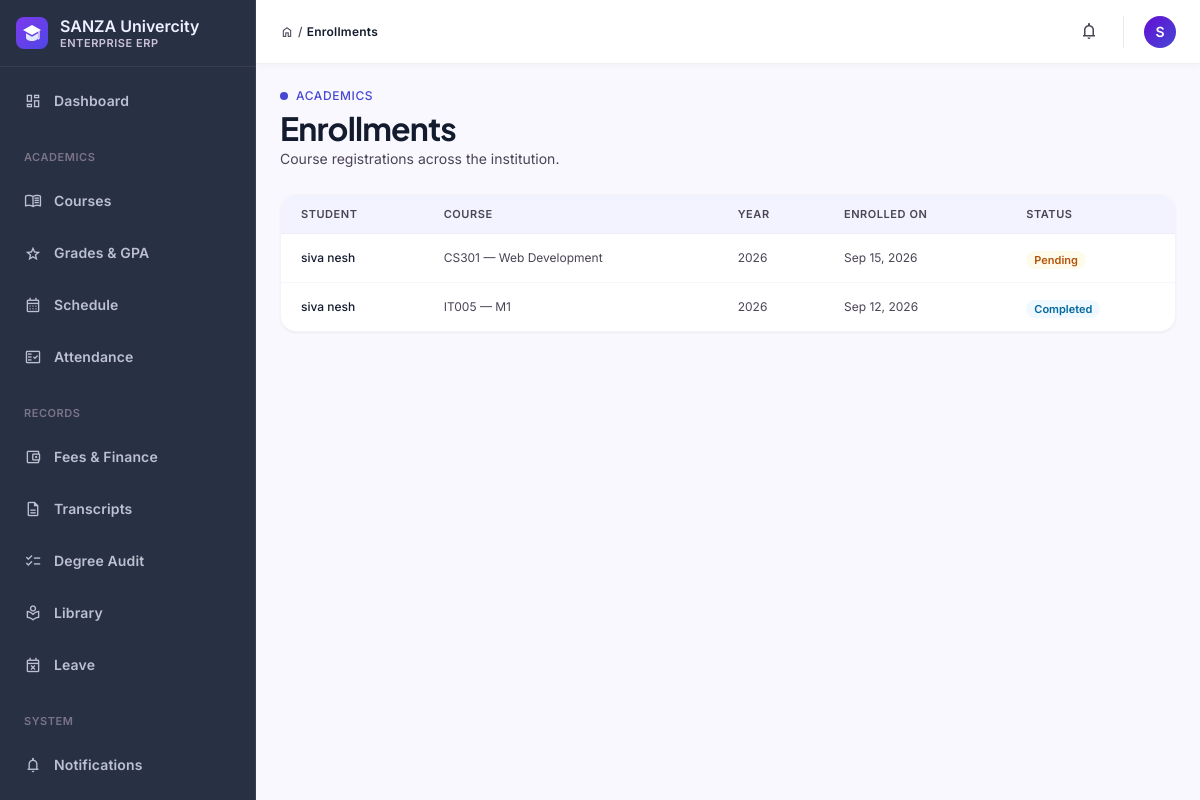
Screenshot of /students/enrollments/ (signed in) with the database file from the repository.
### students/models.py (models this page shows, shortened)
class User(AbstractUser):
    ROLE_CHOICES = (
        ('admin', 'Administrator'),
        ('faculty', 'Faculty/Instructor'),
        ('student', 'Student'),
    )
    role = models.CharField(max_length=20, choices=ROLE_CHOICES, default='student')
    phone = models.CharField(max_length=20, blank=True, null=True)
    department = models.CharField(max_length=100, blank=True, null=True)
    enrollment_year = models.IntegerField(blank=True, null=True)
    class Meta:
        ordering = ['-date_joined']
    def is_admin(self):
        return self.role == 'admin'
    def is_faculty(self):
        return self.role == 'faculty'

class Enrollment(models.Model):
    STATUS_CHOICES = [
        ('enrolled', 'Enrolled'),
        ('completed', 'Completed'),
        ('dropped', 'Dropped'),
        ('pending', 'Pending'),
    ]
    student = models.ForeignKey(Student, on_delete=models.CASCADE, related_name='enrollments')
    course = models.ForeignKey(Course, on_delete=models.CASCADE, related_name='enrollments')
    status = models.CharField(max_length=20, choices=STATUS_CHOICES, default='pending')
    enrollment_date = models.DateTimeField(auto_now_add=True)
    semester_year = models.IntegerField()  # e.g., 2024
    class Meta:
        unique_together = ('student', 'course')
        ordering = ['-enrollment_date']

class Student(models.Model):
    DEPARTMENT_CHOICES = (
        ('cse', 'Computer Science & Engineering'),
        ('ece', 'Electronics & Communication'),
        ('me', 'Mechanical Engineering'),
        ('ce', 'Civil Engineering'),
        ('eee', 'Electrical & Electronics'),
        ('it', 'Information Technology'),
    )
    user = models.OneToOneField(User, on_delete=models.CASCADE, related_name='student_profile', blank=True, null=True)
    name = models.CharField(max_length=120)
    roll_number = models.CharField(max_length=60, unique=True)
    email = models.EmailField(max_length=254)
    phone = models.CharField(max_length=20)
    department = models.CharField(max_length=100, choices=DEPARTMENT_CHOICES)
    date_of_birth = models.DateField()
    enrollment_year = models.IntegerField(blank=True, null=True, default=2024)
    created_at = models.DateTimeField(auto_now_add=True)
    class Meta:
        ordering = ['-created_at']

class Course(models.Model):
    SEMESTER_CHOICES = [
        (1, '1st Semester'),
        (2, '2nd Semester'),
        (3, '3rd Semester'),
        (4, '4th Semester'),
        (5, '5th Semester'),
        (6, '6th Semester'),
        (7, '7th Semester'),
        (8, '8th Semester'),
    ]
    code = models.CharField(max_length=20, unique=True)
    name = models.CharField(max_length=200)
    description = models.TextField(blank=True)
    department = models.ForeignKey(Department, on_delete=models.CASCADE, related_name='courses')
    instructor = models.ForeignKey(Faculty, on_delete=models.SET_NULL, null=True, blank=True, related_name='courses_taught')
    semester = models.IntegerField(choices=SEMESTER_CHOICES)
    credits = models.IntegerField(default=3)
    capacity = models.IntegerField(default=60)
    room = models.CharField(max_length=50, blank=True)
    schedule = models.CharField(max_length=200, blank=True)  # e.g., "MWF 10:00-11:00"
    created_at = models.DateTimeField(auto_now_add=True)
    class Meta:
        ordering = ['department', 'code']
        unique_together = ('code', 'semester')

### students/views.py (the view)
# urls.py: path('enrollments/', views.enrollment_list, name='enrollment_list'),
@login_required(login_url='login')
def enrollment_list(request):
    if request.user.is_admin():
        enrollments = Enrollment.objects.all()
    elif request.user.is_faculty():
        enrollments = Enrollment.objects.filter(course__instructor=request.user.faculty_profile)
    else:
        if hasattr(request.user, 'student_profile'):
            enrollments = Enrollment.objects.filter(student=request.user.student_profile)
        else:
            enrollments = Enrollment.objects.none()
    page = Paginator(enrollments, 15).get_page(request.GET.get('page'))
    context = {'enrollments': page}
    return render(request, 'students/enrollment_list.html', context)

### students/context_processors.py (called while the page is built)
def nav_context(request):
    unread_notifications = 0
    user = getattr(request, 'user', None)
    if user is not None and user.is_authenticated:
        unread_notifications = Notification.objects.filter(
            recipient=user, is_read=False
        ).count()
    return {
        'nav_unread_notifications': unread_notifications,
    }

### students/templates/students/enrollment_list.html (shortened to what this page needs)
{% extends "base.html" %}
{% block breadcrumb %}Enrollments{% endblock %}
{% block content %}
<div class="flex flex-col gap-space-lg">
  <section class="flex flex-col lg:flex-row lg:items-center justify-between gap-space-md">
    <div>
      <div class="flex items-center gap-space-xs text-secondary font-label-md text-label-md tracking-wider uppercase">
        <span class="w-2 h-2 rounded-full bg-secondary"></span> Academics
      </div>
      <h1 class="font-headline-lg text-headline-lg text-on-surface tracking-tight mt-1">Enrollments</h1>
      <p class="font-body-md text-body-md text-on-surface-variant">Course registrations across the institution.</p>
    </div>
  </section>
  <section class="bg-surface-container-lowest rounded-2xl border border-outline-variant/20 shadow-sm overflow-hidden">
    {% if enrollments %}
    <div class="overflow-x-auto">
      <table class="w-full text-left">
        <thead class="bg-surface-container-low">
          <tr>
            <th class="px-5 py-3 font-label-sm text-label-sm uppercase tracking-wider text-on-surface-variant">Student</th>
            <th class="px-5 py-3 font-label-sm text-label-sm uppercase tracking-wider text-on-surface-variant">Course</th>
            <th class="px-5 py-3 font-label-sm text-label-sm uppercase tracking-wider text-on-surface-variant">Year</th>
            <th class="px-5 py-3 font-label-sm text-label-sm uppercase tracking-wider text-on-surface-variant">Enrolled On</th>
            <th class="px-5 py-3 font-label-sm text-label-sm uppercase tracking-wider text-on-surface-variant">Status</th>
          </tr>
        </thead>
        <tbody>
          {% for enrollment in enrollments %}
          <tr class="border-t border-outline-variant/15 hover:bg-surface-container-low/60">
            <td class="px-5 py-3 font-body-sm text-body-sm text-on-surface font-medium">{{ enrollment.student.name }}</td>
            <td class="px-5 py-3 font-body-sm text-body-sm text-on-surface-variant">{{ enrollment.course.code }} — {{ enrollment.course.name }}</td>
            <td class="px-5 py-3 font-body-sm text-body-sm text-on-surface-variant">{{ enrollment.semester_year }}</td>
            <td class="px-5 py-3 font-body-sm text-body-sm text-on-surface-variant">{{ enrollment.enrollment_date|date:"M d, Y" }}</td>
            <td class="px-5 py-3">
              <span class="px-2 py-0.5 rounded-full font-label-sm text-[11px] font-semibold
                {% if enrollment.status == 'enrolled' %}bg-success-container text-on-success-container
                {% elif enrollment.status == 'completed' %}bg-info-container text-on-info-container
                {% elif enrollment.status == 'dropped' %}bg-error-container text-on-error-container
                {% else %}bg-warning-container text-on-warning-container{% endif %}">
                {{ enrollment.get_status_display }}
              </span>
            </td>
          </tr>
          {% endfor %}
        </tbody>
      </table>
    </div>
    {% else %}
    <div class="py-16 text-center">
      <span class="material-symbols-outlined text-4xl text-outline">how_to_reg</span>
      <p class="font-body-md text-body-md text-on-surface-variant mt-2">No enrollments found.</p>
    </div>
    {% endif %}
  </section>
</div>
{% endblock %}

### students/templates/base.html (shortened to what this page needs)
{% load static %}<!DOCTYPE html>
<html lang="en">
<head>
{% include "partials/_design_tokens.html" %}
</head>
<body class="bg-surface font-body-md text-on-surface antialiased">
<aside id="sidebar" class="fixed left-0 top-0 h-full w-64 bg-inverse-surface border-r border-outline/20 z-50 flex flex-col justify-between overflow-y-auto -translate-x-full lg:translate-x-0 transition-transform duration-200">
  <div class="flex flex-col">
    <div class="flex items-center gap-space-sm px-space-md py-space-md border-b border-outline/20">
      <div class="flex flex-col min-w-0">
        <span class="font-title-md text-title-md text-inverse-on-surface leading-tight truncate">SANZA Univercity</span>
        <span class="font-label-sm text-label-sm text-outline-variant uppercase tracking-wider">Enterprise ERP</span>
      </div>
    </div>
    <nav class="px-space-sm py-space-sm flex flex-col gap-space-xs">
      {% url 'dashboard' as dash_url %}
      <a href="{{ dash_url }}" class="flex items-center gap-space-sm px-space-sm py-2 rounded-xl transition-all {% if request.resolver_match.url_name in 'dashboard,admin_dashboard,faculty_dashboard,student_portal' %}nav-active{% else %}text-inverse-on-surface/75 hover:bg-surface-container-highest/10 hover:text-inverse-on-surface{% endif %}">
        <span class="material-symbols-outlined text-lg">dashboard</span><span class="font-label-lg text-label-lg">Dashboard</span>
      </a>
      <div class="px-space-sm pt-space-sm pb-1"><span class="font-label-sm text-label-sm text-outline uppercase tracking-wider">Academics</span></div>
      <a href="{% url 'course_list' %}" class="flex items-center gap-space-sm px-space-sm py-2 rounded-xl transition-all {% if request.resolver_match.url_name in 'course_list,course_analytics' %}nav-active{% else %}text-inverse-on-surface/75 hover:bg-surface-container-highest/10 hover:text-inverse-on-surface{% endif %}"><span class="material-symbols-outlined text-lg">menu_book</span><span class="font-label-lg text-label-lg">Courses</span></a>
      <a href="{% url 'grade_list' %}" class="flex items-center gap-space-sm px-space-sm py-2 rounded-xl transition-all {% if request.resolver_match.url_name == 'grade_list' %}nav-active{% else %}text-inverse-on-surface/75 hover:bg-surface-container-highest/10 hover:text-inverse-on-surface{% endif %}"><span class="material-symbols-outlined text-lg">grade</span><span class="font-label-lg text-label-lg">Grades &amp; GPA</span></a>
      <a href="{% url 'schedule_dashboard' %}" class="flex items-center gap-space-sm px-space-sm py-2 rounded-xl transition-all {% if request.resolver_match.url_name == 'schedule_dashboard' %}nav-active{% else %}text-inverse-on-surface/75 hover:bg-surface-container-highest/10 hover:text-inverse-on-surface{% endif %}"><span class="material-symbols-outlined text-lg">calendar_month</span><span class="font-label-lg text-label-lg">Schedule</span></a>
      <a href="{% url 'attendance_list' %}" class="flex items-center gap-space-sm px-space-sm py-2 rounded-xl transition-all {% if request.resolver_match.url_name in 'attendance_list,attendance_record,attendance_update' %}nav-active{% else %}text-inverse-on-surface/75 hover:bg-surface-container-highest/10 hover:text-inverse-on-surface{% endif %}"><span class="material-symbols-outlined text-lg">fact_check</span><span class="font-label-lg text-label-lg">Attendance</span></a>
      <div class="px-space-sm pt-space-sm pb-1"><span class="font-label-sm text-label-sm text-outline uppercase tracking-wider">Records</span></div>
      <a href="{% url 'fee_list' %}" class="flex items-center gap-space-sm px-space-sm py-2 rounded-xl transition-all {% if request.resolver_match.url_name == 'fee_list' %}nav-active{% else %}text-inverse-on-surface/75 hover:bg-surface-container-highest/10 hover:text-inverse-on-surface{% endif %}"><span class="material-symbols-outlined text-lg">account_balance_wallet</span><span class="font-label-lg text-label-lg">Fees &amp; Finance</span></a>
      <a href="{% url 'transcript_list' %}" class="flex items-center gap-space-sm px-space-sm py-2 rounded-xl transition-all {% if request.resolver_match.url_name in 'transcript_list,transcript_detail' %}nav-active{% else %}text-inverse-on-surface/75 hover:bg-surface-container-highest/10 hover:text-inverse-on-surface{% endif %}"><span class="material-symbols-outlined text-lg">description</span><span class="font-label-lg text-label-lg">Transcripts</span></a>
      <a href="{% url 'degree_audit_list' %}" class="flex items-center gap-space-sm px-space-sm py-2 rounded-xl transition-all {% if request.resolver_match.url_name in 'degree_audit_list,degree_audit_detail' %}nav-active{% else %}text-inverse-on-surface/75 hover:bg-surface-container-highest/10 hover:text-inverse-on-surface{% endif %}"><span class="material-symbols-outlined text-lg">checklist</span><span class="font-label-lg text-label-lg">Degree Audit</span></a>
      <a href="{% url 'library_catalog' %}" class="flex items-center gap-space-sm px-space-sm py-2 rounded-xl transition-all {% if request.resolver_match.url_name == 'library_catalog' %}nav-active{% else %}text-inverse-on-surface/75 hover:bg-surface-container-highest/10 hover:text-inverse-on-surface{% endif %}"><span class="material-symbols-outlined text-lg">local_library</span><span class="font-label-lg text-label-lg">Library</span></a>
      <a href="{% url 'leave_dashboard' %}" class="flex items-center gap-space-sm px-space-sm py-2 rounded-xl transition-all {% if request.resolver_match.url_name == 'leave_dashboard' %}nav-active{% else %}text-inverse-on-surface/75 hover:bg-surface-container-highest/10 hover:text-inverse-on-surface{% endif %}"><span class="material-symbols-outlined text-lg">event_busy</span><span class="font-label-lg text-label-lg">Leave</span></a>
      <div class="px-space-sm pt-space-sm pb-1"><span class="font-label-sm text-label-sm text-outline uppercase tracking-wider">System</span></div>
      <a href="{% url 'notification_list' %}" class="flex items-center justify-between gap-space-sm px-space-sm py-2 rounded-xl transition-all {% if request.resolver_match.url_name in 'notification_list,notification_detail' %}nav-active{% else %}text-inverse-on-surface/75 hover:bg-surface-container-highest/10 hover:text-inverse-on-surface{% endif %}">
        <span class="flex items-center gap-space-sm"><span class="material-symbols-outlined text-lg">notifications</span><span class="font-label-lg text-label-lg">Notifications</span></span>
      </a>
      <a href="{% url 'notification_settings' %}" class="flex items-center gap-space-sm px-space-sm py-2 rounded-xl transition-all {% if request.resolver_match.url_name == 'notification_settings' %}nav-active{% else %}text-inverse-on-surface/75 hover:bg-surface-container-highest/10 hover:text-inverse-on-surface{% endif %}"><span class="material-symbols-outlined text-lg">settings</span><span class="font-label-lg text-label-lg">Settings</span></a>
    </nav>
  </div>
</aside>
<div class="lg:pl-64">
  <header class="sticky top-0 h-16 bg-surface-container-lowest border-b border-outline-variant/30 shadow-[0_1px_8px_rgba(0,0,0,0.04)] z-30 flex items-center justify-between px-space-md lg:px-space-lg gap-space-sm">
    <div class="flex items-center gap-space-md flex-1 min-w-0">
      <div class="hidden sm:flex items-center gap-1 text-on-surface-variant font-label-md text-label-md flex-shrink-0">
        <span class="material-symbols-outlined text-sm">home</span><span>/</span>
        <span class="text-on-surface font-semibold">{% block breadcrumb %}Console{% endblock %}</span>
      </div>
    </div>
    <div class="flex items-center gap-space-sm flex-shrink-0">
      {% if user.is_authenticated %}
      <a href="{% url 'notification_list' %}" aria-label="Notifications" class="relative p-2 rounded-lg text-on-surface-variant hover:bg-surface-container-low transition-colors">
        <span class="material-symbols-outlined text-xl">notifications</span>
      </a>
      <div class="flex items-center gap-space-sm pl-1">
        <div class="w-8 h-8 rounded-full bg-gradient-to-br from-primary to-secondary flex items-center justify-center text-on-primary font-label-lg text-label-lg flex-shrink-0">
          {{ user.get_full_name|default:user.username|slice:":1"|upper }}
        </div>
      </div>
      {% else %}
      <a href="{% url 'login' %}" class="px-4 py-2 rounded-xl bg-gradient-to-r from-primary to-secondary text-on-primary font-label-lg text-label-lg">Sign in</a>
      {% endif %}
    </div>
  </header>
  <main class="w-full px-space-md lg:px-space-lg py-space-lg bg-surface-bright min-h-[calc(100vh-4rem)]">
    {% block content %}{% endblock %}
  </main>
</div>
</body>
</html>

### rows the page displays
User: get_full_name "S"
Enrollment: student.name "siva nesh", course.code "CS301", course.name "Web Development", semester_year "2026", enrollment_date "Sep 15, 2026", status "Pending"
Enrollment: student.name "siva nesh", course.code "IT005", course.name "M1", semester_year "2026", enrollment_date "Sep 12, 2026", status "Completed"
